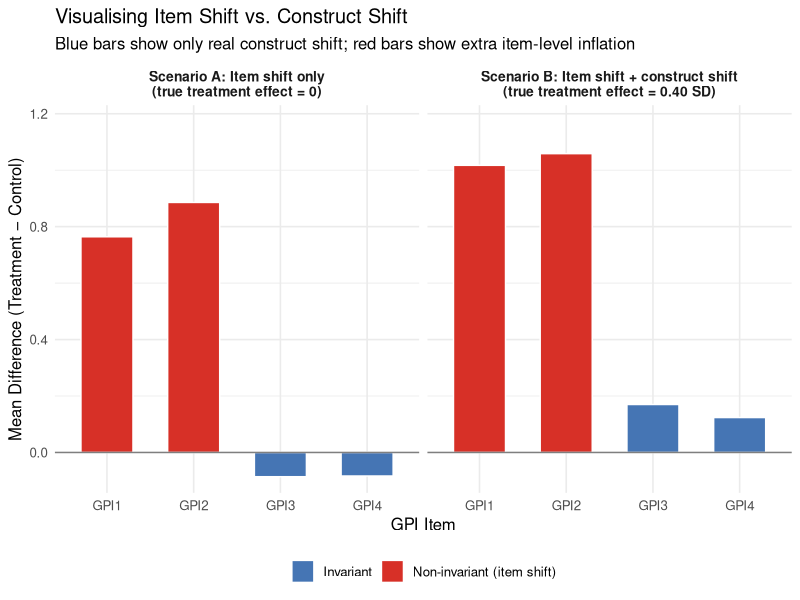

The R script that drew this image: (Note: this script raises an error after producing the figure.)
## ---- chunk 1
knitr::opts_chunk$set(
  echo = TRUE,
  fig.width = 8,
  fig.height = 5,
  fig.path = "figs/",
  dev = "svg"
)

dir.create("figs", recursive = TRUE, showWarnings = FALSE)
## ---- chunk 2
#| code-summary: "▶ Load required packages"
# Uncomment to install if needed:
# install.packages(c("lavaan", "semTools", "MASS", "ggplot2",
#                    "dplyr", "tidyr", "corrplot", "knitr", "lmtest",
#                    "mclust", "dbscan"))

library(lavaan)       # CFA and SEM (Cases 1 and 3)
library(semTools)     # htmt() and auxiliary SEM tools (Cases 1 and 3)
library(MASS)         # mvrnorm(): generate multivariate normal data (all cases)
library(ggplot2)      # Visualizations (all cases)
library(dplyr)        # Data manipulation (all cases)
library(tidyr)        # Data reshaping (Cases 2 and 3)
library(corrplot)     # Correlation heatmap (Case 1)
library(knitr)        # Nicely formatted tables (all cases)
library(lmtest)       # Breusch-Pagan heteroskedasticity test (Case 2)
library(mclust)       # Gaussian mixture models / latent class analysis (Case 4)
library(dbscan)       # Local outlier factor and DBSCAN clustering (Case 5)

# ── Helper objects shared with Cases 1 and 3 ──────────────────────────────────
# Factor correlation matrix used in simulation
phi_pop <- matrix(
  c(1.00, 0.93, 0.45,
    0.93, 1.00, 0.50,
    0.45, 0.50, 1.00),
  nrow = 3, byrow = TRUE,
  dimnames = list(c("EC", "GPI", "BA"), c("EC", "GPI", "BA"))
)

# Item generation helper
gen_items <- function(latent, loadings) {
  sapply(loadings, function(lam) {
    lam * latent + sqrt(1 - lam^2) * rnorm(length(latent))
  })
}
## ---- chunk 3
#| code-summary: "▶ Simulate two non-invariance scenarios (A: item shift only; B: item + construct shift)"
set.seed(2025)
n3     <- 400
treat3 <- sample(c(0L, 1L), n3, replace = TRUE)

# ── Shared factor structure (same phi_pop as Case 1) ──────────────────────────
latent3  <- MASS::mvrnorm(n3, mu = c(0, 0, 0), Sigma = phi_pop)
EC_lat3  <- latent3[, 1]
BA_lat3  <- latent3[, 3]

lam_GPI3  <- c(0.80, 0.76, 0.82, 0.78)
item_shift <- c(0.80, 0.80, 0.00, 0.00)   # GPI1 and GPI2 shift; GPI3/GPI4 do not

# ── EC and BA: fully invariant across scenarios ────────────────────────────────
EC3_items <- gen_items(EC_lat3, c(0.78, 0.82, 0.74, 0.76))
BA3_items <- gen_items(BA_lat3, c(0.72, 0.76, 0.70))

# ── Scenario A: item shift ONLY — true latent GPI is unchanged by treatment ───
GPI_lat3a <- latent3[, 2]           # NO construct shift
GPI3a <- sapply(seq_along(lam_GPI3), function(i) {
  lam_GPI3[i] * GPI_lat3a +
    sqrt(1 - lam_GPI3[i]^2) * rnorm(n3) +
    item_shift[i] * treat3
})

df3a <- data.frame(
  condition = factor(treat3, labels = c("Control", "Green Marketing")),
  EC1 = EC3_items[,1], EC2 = EC3_items[,2], EC3 = EC3_items[,3], EC4 = EC3_items[,4],
  GPI1 = GPI3a[,1], GPI2 = GPI3a[,2], GPI3 = GPI3a[,3], GPI4 = GPI3a[,4],
  BA1 = BA3_items[,1], BA2 = BA3_items[,2], BA3 = BA3_items[,3]
)

# ── Scenario B: item shift + construct shift — TRUE effect = 0.40 SD ──────────
GPI_lat3b <- latent3[, 2] + 0.40 * treat3   # construct shift
GPI3b <- sapply(seq_along(lam_GPI3), function(i) {
  lam_GPI3[i] * GPI_lat3b +
    sqrt(1 - lam_GPI3[i]^2) * rnorm(n3) +
    item_shift[i] * treat3
})

df3b <- data.frame(
  condition = factor(treat3, labels = c("Control", "Green Marketing")),
  EC1 = EC3_items[,1], EC2 = EC3_items[,2], EC3 = EC3_items[,3], EC4 = EC3_items[,4],
  GPI1 = GPI3b[,1], GPI2 = GPI3b[,2], GPI3 = GPI3b[,3], GPI4 = GPI3b[,4],
  BA1 = BA3_items[,1], BA2 = BA3_items[,2], BA3 = BA3_items[,3]
)
## ---- chunk 4
#| code-summary: "▶ Plot: item mean differences across the two scenarios"
# Compute item mean differences for both scenarios
get_item_diffs <- function(df, scenario_label) {
  df |>
    group_by(condition) |>
    summarise(across(GPI1:GPI4, mean), .groups = "drop") |>
    pivot_longer(cols = GPI1:GPI4, names_to = "item", values_to = "mean_score") |>
    pivot_wider(names_from = condition, values_from = mean_score) |>
    mutate(
      difference = `Green Marketing` - Control,
      scenario   = scenario_label,
      type       = if_else(item %in% c("GPI1", "GPI2"),
                           "Non-invariant (item shift)",
                           "Invariant")
    )
}

diffs_a <- get_item_diffs(df3a, "Scenario A: Item shift only\n(true treatment effect = 0)")
diffs_b <- get_item_diffs(df3b, "Scenario B: Item shift + construct shift\n(true treatment effect = 0.40 SD)")
all_diffs <- bind_rows(diffs_a, diffs_b)

# Expected construct-only difference: 0.40 * loading for items 3 & 4 (scenario B)
expected_b <- 0.40 * mean(lam_GPI3[3:4])

ggplot(all_diffs, aes(x = item, y = difference, fill = type)) +
  geom_col(width = 0.6, colour = "white") +
  geom_hline(yintercept = 0, colour = "grey50", linewidth = 0.5) +
  facet_wrap(~ scenario) +
  scale_fill_manual(
    values = c("Non-invariant (item shift)" = "#d73027",
               "Invariant"                  = "#4575b4"),
    name = NULL
  ) +
  scale_y_continuous(expand = expansion(mult = c(0.05, 0.15))) +
  labs(
    x        = "GPI Item",
    y        = "Mean Difference (Treatment − Control)",
    title    = "Visualising Item Shift vs. Construct Shift",
    subtitle = "Blue bars show only real construct shift; red bars show extra item-level inflation"
  ) +
  theme_minimal(base_size = 12) +
  theme(legend.position = "bottom",
        strip.text = element_text(face = "bold", size = 10))
## ---- chunk 5
#| code-summary: "▶ Fit configural, metric, and scalar invariance models"
invar_model <- '
  EC  =~ EC1 + EC2 + EC3 + EC4
  GPI =~ GPI1 + GPI2 + GPI3 + GPI4
  BA  =~ BA1  + BA2  + BA3
'

# Fit the three-model sequence on Scenario B
fit_config <- cfa(invar_model, data = df3b, group = "condition", std.lv = TRUE)
fit_metric <- cfa(invar_model, data = df3b, group = "condition",
                  group.equal = "loadings", std.lv = TRUE)
fit_scalar <- cfa(invar_model, data = df3b, group = "condition",
                  group.equal = c("loadings", "intercepts"), std.lv = TRUE)
## ---- chunk 6
#| code-summary: "▶ Likelihood ratio test sequence"
# Likelihood ratio test: significant Δχ² = adding the constraint worsens fit
lrt_result <- lavTestLRT(fit_config, fit_metric, fit_scalar)
print(lrt_result)
## ---- chunk 7
#| code-summary: "▶ Model fit indices table"
extract_fit <- function(fit, label) {
  fi <- fitmeasures(fit, c("chisq", "df", "cfi", "rmsea", "srmr"))
  data.frame(
    Model = label,
    Chisq = round(as.numeric(fi["chisq"]), 1),
    df    = as.integer(fi["df"]),
    CFI   = round(as.numeric(fi["cfi"]),   3),
    RMSEA = round(as.numeric(fi["rmsea"]), 3),
    SRMR  = round(as.numeric(fi["srmr"]),  3)
  )
}

fit_summary <- rbind(
  extract_fit(fit_config, "Configural"),
  extract_fit(fit_metric, "Metric"),
  extract_fit(fit_scalar, "Scalar (full)")
)
rownames(fit_summary) <- NULL

kable(fit_summary,
      col.names = c("Model", "χ²", "df", "CFI", "RMSEA", "SRMR"),
      caption   = "Model Fit Across the Invariance Sequence (Scenario B)")
## ---- chunk 8
#| code-summary: "▶ Modification indices — find non-invariant items"
mi_scalar     <- modindices(fit_scalar, sort. = TRUE)
mi_intercepts <- mi_scalar |>
  filter(op == "~1") |>
  arrange(desc(mi)) |>
  dplyr::select(lhs, op, block, mi, epc)

kable(
  head(mi_intercepts, 10),
  col.names = c("Item", "Type", "Group block", "Mod. Index (MI)", "Expected Change"),
  digits    = 2,
  caption   = "Top Modification Indices for Item Intercepts (Scalar Model, Scenario B)"
)
## ---- chunk 9
#| code-summary: "▶ semTools: score-test approach to pinpoint non-invariant items"
# semTools::lavTestScore provides score statistics for each equality constraint.
# Constraints with large X² are the ones most responsible for the scalar model
# failing — these are the non-invariant items.
score_test <- semTools::lavTestScore(fit_scalar, cumulative = TRUE)

# Extract intercept constraints (op == "~1") and rank by score statistic
score_uni <- as.data.frame(score_test$uni)
score_intercepts <- score_uni[score_uni$op == "~1", ] |>
  dplyr::arrange(dplyr::desc(X2))

kable(
  head(score_intercepts, 8),
  col.names = c("Item", "Type", "RHS", "Score Stat. (X²)", "df", "p-value"),
  digits    = 3,
  caption   = "semTools Score Tests: Intercept Constraints Ranked by Misfit (Scalar Model, Scenario B)"
)
## ---- chunk 10
#| code-summary: "▶ Fit partial scalar invariance model"
fit_partial <- cfa(invar_model, data = df3b, group = "condition",
                   group.equal   = c("loadings", "intercepts"),
                   group.partial = c("GPI1~1", "GPI2~1"),
                   std.lv = TRUE)

lrt_partial <- lavTestLRT(fit_metric, fit_partial, fit_scalar)
print(lrt_partial)
## ---- chunk 11
#| code-summary: "▶ Full fit comparison (configural through full scalar)"
fit_summary2 <- rbind(
  extract_fit(fit_config,  "Configural"),
  extract_fit(fit_metric,  "Metric"),
  extract_fit(fit_partial, "Partial scalar (GPI1, GPI2 freed)"),
  extract_fit(fit_scalar,  "Full scalar")
)
rownames(fit_summary2) <- NULL
kable(fit_summary2,
      col.names = c("Model", "χ²", "df", "CFI", "RMSEA", "SRMR"),
      caption   = "Model Fit Including Partial Invariance Model (Scenario B)")
## ---- chunk 12
#| code-summary: "▶ Compare latent mean estimates across models"
get_lv_mean <- function(fit, lv = "GPI") {
  pe     <- parameterEstimates(fit)
  lv_row <- pe[pe$op == "~1" & pe$lhs == lv & pe$group == 2, ]
  if (nrow(lv_row) == 0) return(NA_real_)
  lv_row$est[1]
}

lv_scalar  <- get_lv_mean(fit_scalar)
lv_partial <- get_lv_mean(fit_partial)

latent_comparison <- data.frame(
  Model = c("Full scalar (ignores item shift — biased)",
            "Partial scalar (accounts for item shift — corrected)",
            "True value — known from Scenario B simulation"),
  GPI_latent_mean = round(c(lv_scalar, lv_partial, 0.40), 3)
)

kable(latent_comparison,
      col.names = c("Model", "Estimated GPI Latent Mean Difference (Treatment vs. Control)"),
      caption   = "How Non-Invariance Inflates the Estimated Treatment Effect")
